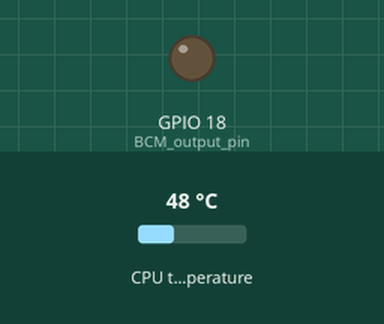
The program below on a simulated Raspberry Pi (BCM pin numbers). Parts: output pins drawn as LEDs (lit = HIGH). The inputs (shaded band) are chosen by the test bench; at power-on: CPU temperature 48 °C.

Above: at 1.2 s.
1.3 s: CPU temperature set to 58 °C
2.8 s: CPU temperature set to 61 °C
At 3.7 s:
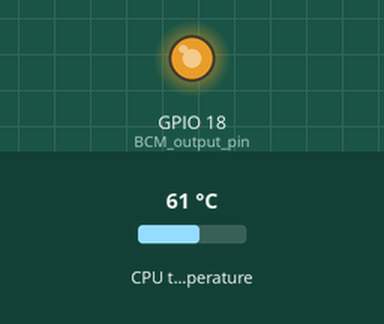
Timing chart, 0 to 5.8 s (numbered marks = the images above; inputs shaded):
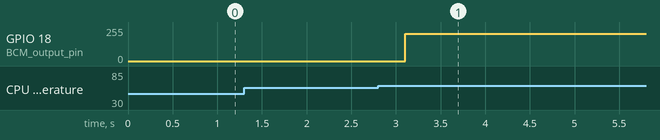

Measured:
- the behaviour switches between 59 and 60 °C on CPU temperature (found by bisection; images 0 and 1)
- after the input at 1.3 s, every drawn part: stays the same
- after the input at 2.8 s, GPIO 18 (BCM_output_pin): 0/255 → 204/255 after 0.31 s

The program:

cooling_fan.py
```python
import os
import RPi.GPIO as IO          # calling header file which helps us use GPIOs of PI
import time                             # calling time to provide delays in program

#Variable Declaration
BCM_output_pin=18
ontemp=60   #in deg C
offtemp=55  #in deg C
max_fan_speed=80	# maximum speed in percent 0-100

#DO NOT EDIT BELOW THIS -------------------------------------------
IO.setwarnings(False)            #do not show any warnings
IO.setmode (IO.BCM)           #we are programming the GPIO by BCM pin numbers. (PIN35 as GPIO19)
IO.setup(BCM_output_pin, IO.OUT)         # initialize GPIO13 as an output.

p = IO.PWM(BCM_output_pin, 100)        #GPIO13 as PWM output, with 100Hz frequency
p.start(0)                            #generate PWM signal with 0% duty cycle

# Return CPU temperature as a character string
def getTemp():
   res = os.popen('vcgencmd measure_temp').readline()
   return(res.replace("temp=","").replace("'C\n",""))

x=0
curtemp=0
fanOn=False
trackingtemp=0

try:
#   print("Fan control start...")
   while 1:

      temp=int(float(getTemp()))
      if temp>=ontemp:
         if curtemp!=temp:
            if not fanOn:
#               print("Temp: %d. Fan start." % (temp))
               trackingtemp=0
            curtemp=temp
         x=max_fan_speed
         fanOn=True
         p.ChangeDutyCycle(x)

      elif temp<=offtemp:
         if curtemp!=temp:
            if fanOn:
#               print("Temp: %d. Fan stop." % (temp))
               trackingtemp=0
            curtemp=temp
         x=0
         fanOn=False
         p.ChangeDutyCycle(x)

      else:
         if curtemp!=temp:
            curtemp=temp
            if curtemp!=trackingtemp:
               if fanOn:
                  pass
#                  print("Temp: %d. Fan running" % (temp))
               else:
                  pass
#                  print("Temp: %d. Fan idle" % (temp))
               trackingtemp=curtemp
      time.sleep(0.5)

except KeyboardInterrupt:
   pass
except:
   pass
finally:
#   print("\nFan control stop")
   IO.cleanup()
```
